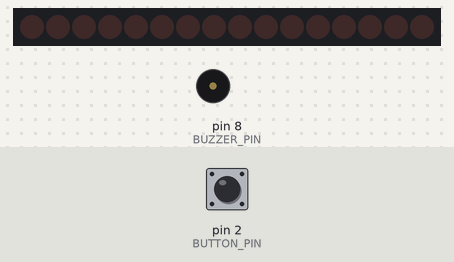
The sketch below on a simulated Arduino Uno, built with avr-gcc and run on an emulated ATmega328P. Parts: 16 shift-register outputs drawn as a row of LEDs (first output left, lit = HIGH), buzzer (waves = sounding). Wiring (inferred from the names in the program): 2 × shift register (74HC595): data pin 11; shift clock pin 12; latch pin 10. Wiring (inferred from the signals the program sends): row of LEDs: on Q0, Q1, Q2, Q3, Q4, Q5, Q6, Q7, Q8, Q9, Q10, Q11, Q12, Q13, Q14, Q15. The test bench sets the inputs (shaded band); at power-on: pin 2 (BUTTON_PIN) HIGH.

Above: at 1.2 s.
1.3 s: pin 2 (BUTTON_PIN) pulled LOW for 0.15 s
At 2.89 s:
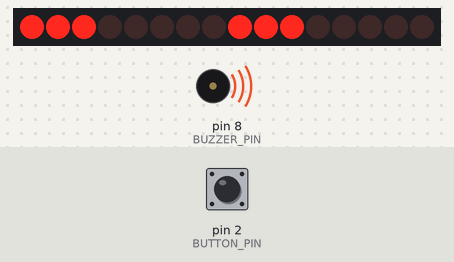
3.1 s: pin 2 (BUTTON_PIN) pulled LOW for 1 s
At 4.4 s:
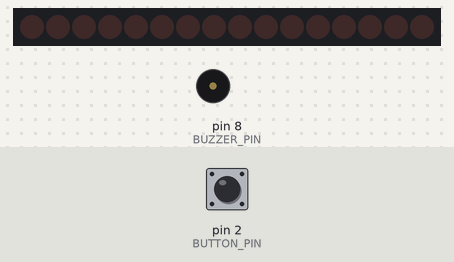
5.6 s: pin 2 (BUTTON_PIN) pulled LOW for 0.15 s
At 6.09 s:
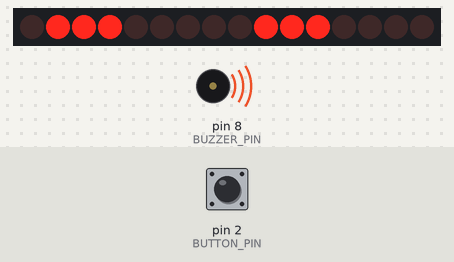
8.7 s: pin 2 (BUTTON_PIN) pulled LOW for 3.2 s
At 9.8 s:
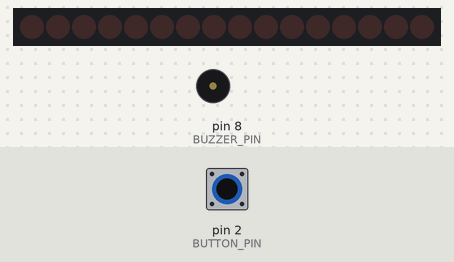
13.4 s: pin 2 (BUTTON_PIN) pulled LOW for 0.15 s
At 17.4 s:
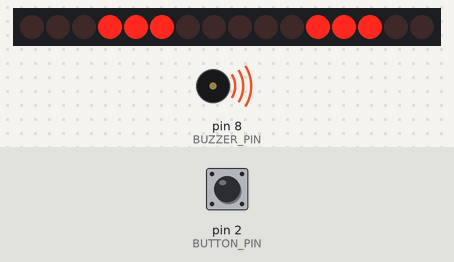
Timing chart, 0 to 32.3 s (numbered marks = the images above; inputs shaded):
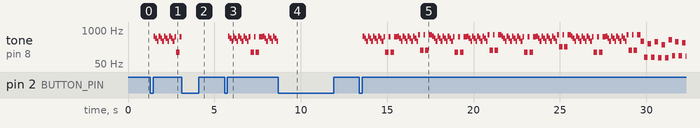

The sketch:

unowenwasher.ino
```cpp
/*
 * U.N. Owen Was Her? - Arduino UNO R3
 * Converted from the uploaded MIDI.
 *
 * Conversion:
 *   - MIDI resolution: 384 ticks/beat
 *   - MIDI tempo: 150 BPM (400 ms/beat)
 *   - Multi-track MIDI reduced to one monophonic melody
 *   - Highest currently active note is kept
 *
 * Wiring:
 *   Button: D2 -> button -> GND
 *   Buzzer: D8 -> resistor -> passive buzzer -> GND
 *
 * Behavior:
 *   Press once  = play from beginning
 *   Press again = stop and reset
 *   Press again = play from beginning
 */

#include <avr/pgmspace.h>
#include <math.h>

#define BUTTON_PIN 2
#define BUZZER_PIN 8

// 74HC595 pins
#define SR_DATA 11    // SER / DS
#define SR_CLOCK 12   // SRCLK / SH_CP
#define SR_LATCH 10   // RCLK / ST_CP

#define MS_PER_BEAT 400UL
#define TICKS_PER_BEAT 384U

bool playing = false;
unsigned int currentNote = 0;

const byte melodyNotes[] PROGMEM = {
  74, 71, 66, 74, 71, 66, 74, 71, 66, 74, 71, 66, 73, 49, 73, 49,
  73, 74, 71, 66, 74, 71, 66, 74, 71, 66, 74, 71, 66, 76, 52, 76,
  52, 76, 74, 71, 66, 74, 71, 66, 74, 71, 66, 74, 71, 66, 73, 49,
  73, 49, 73, 74, 71, 66, 74, 71, 66, 74, 71, 66, 74, 71, 66, 76,
  52, 76, 52, 76, 74, 71, 66, 74, 71, 66, 74, 71, 66, 74, 71, 66,
  73, 49, 73, 49, 73, 74, 71, 66, 74, 71, 66, 74, 71, 66, 74, 71,
  66, 76, 58, 76, 58, 76, 74, 71, 66, 74, 71, 66, 74, 71, 66, 74,
  71, 66, 73, 49, 73, 49, 73, 74, 71, 66, 74, 71, 66, 74, 71, 66,
  74, 71, 66, 76, 52, 76, 52, 76, 66, 42, 62, 42, 65, 41, 61, 41,
  68, 44, 65, 44, 64, 43, 67, 43, 66, 42, 62, 42, 65, 41, 61, 41,
  68, 44, 65, 44, 64, 66, 42, 62, 42, 65, 41, 61, 41, 68, 44, 65,
  44, 64, 43, 67, 43, 66, 42, 62, 42, 65, 41, 61, 41, 80, 44, 77,
  44, 76, 71, 55, 78, 55, 73, 57, 78, 57, 74, 59, 76, 78, 76, 56,
  80, 56, 83, 78, 85, 86, 55, 85, 86, 85, 83, 81, 57, 78, 81, 59,
  76, 78, 59, 74, 71, 55, 78, 55, 73, 57, 78, 57, 74, 59, 76, 78,
  76, 56, 80, 56, 83, 78, 85, 86, 55, 85, 86, 85, 83, 81, 57, 83,
  71, 55, 78, 55, 73, 57, 78, 57, 74, 59, 76, 78, 76, 56, 80, 56,
  83, 78, 85, 86, 55, 85, 86, 85, 83, 81, 57, 78, 81, 59, 76, 78,
  59, 74, 71, 55, 78, 55, 73, 57, 78, 57, 74, 59, 76, 78, 76, 56,
  80, 56, 83, 78, 85, 86, 55, 85, 86, 85, 83, 81, 57, 83, 71, 66,
  47, 64, 71, 66, 47, 64, 71, 66, 47, 64, 71, 66, 47, 64, 71, 66,
  47, 64, 71, 66, 47, 64, 71, 66, 47, 64, 71, 66, 47, 64, 70, 66,
  51, 63, 70, 66, 51, 63, 70, 66, 51, 63, 70, 66, 51, 63, 70, 66,
  51, 63, 70, 66, 51, 63, 70, 66, 51, 63, 70, 66, 37, 63, 70, 66,
  42, 63, 70, 66, 42, 63, 68, 65, 44, 61, 68, 65, 44, 61, 66, 63,
  46, 58, 65, 66, 46, 68, 63, 37, 58, 61, 63, 58, 42, 54, 63, 58,
  42, 54, 65, 61, 44, 56, 65, 61, 44, 56, 65, 62, 44, 56, 65, 66,
  44, 68, 70, 39, 46, 70, 66, 42, 63, 70, 66, 42, 63, 68, 65, 44,
  61, 68, 65, 44, 61, 66, 63, 46, 58, 65, 66, 46, 68, 63, 37, 58,
  61, 63, 58, 42, 54, 63, 58, 42, 54, 65, 61, 44, 56, 65, 61, 44,
  56, 65, 62, 44, 56, 65, 62, 44, 56, 70, 39, 0, 70, 39, 0, 70,
  86, 85, 89, 88, 35, 86, 42, 35, 86, 42, 34, 85, 41, 34, 85, 41,
  37, 89, 44, 37, 89, 44, 36, 88, 43, 36, 88, 43, 47, 86, 42, 35,
  86, 42, 46, 85, 41, 34, 85, 41, 49, 89, 44, 37, 89, 44, 48, 88,
  43, 36, 88, 43, 47, 86, 42, 35, 86, 42, 46, 85, 41, 34, 85, 41,
  49, 89, 44, 49, 89, 44, 48, 88, 43, 48, 88, 43, 66, 42, 62, 42,
  65, 41, 61, 41, 68, 44, 65, 44, 64, 43, 67, 43, 66, 42, 62, 42,
  65, 41, 61, 41, 68, 44, 65, 44, 64, 66, 42, 62, 42, 65, 41, 61,
  41, 68, 44, 65, 44, 64, 43, 67, 43, 66, 42, 62, 42, 65, 41, 61,
  41, 80, 44, 77, 44, 76, 0, 71, 55, 78, 55, 73, 57, 78, 57, 74,
  59, 76, 78, 76, 56, 80, 56, 83, 78, 85, 86, 55, 85, 86, 85, 83,
  81, 57, 78, 81, 59, 76, 78, 59, 74, 71, 55, 78, 55, 73, 57, 78,
  57, 74, 59, 76, 78, 76, 56, 80, 56, 83, 78, 85, 86, 55, 85, 86,
  85, 83, 81, 57, 83, 71, 55, 78, 55, 73, 57, 78, 57, 74, 59, 76,
  78, 76, 56, 80, 56, 83, 78, 85, 86, 55, 85, 86, 85, 83, 81, 57,
  78, 81, 59, 76, 78, 59, 74, 71, 55, 78, 55, 73, 57, 78, 57, 74,
  59, 76, 78, 76, 56, 80, 56, 83, 78, 85, 86, 55, 85, 86, 85, 83,
  81, 57, 83, 74, 71, 66, 74, 71, 66, 74, 71, 66, 74, 71, 66, 73,
  49, 73, 49, 73, 74, 71, 66, 74, 71, 66, 74, 71, 66, 74, 71, 66,
  76, 52, 76, 52, 76, 74, 71, 66, 74, 71, 66, 74, 71, 66, 74, 71,
  66, 73, 49, 73, 49, 73, 74, 71, 66, 74, 71, 66, 74, 71, 66, 74,
  71, 66, 76, 58, 76, 58, 76, 74, 71, 66, 74, 71, 66, 74, 71, 66,
  74, 71, 66, 73, 49, 73, 49, 73, 74, 71, 66, 74, 71, 66, 74, 71,
  66, 74, 71, 66, 76, 52, 76, 52, 76, 66, 42, 62, 42, 65, 41, 61,
  41, 68, 44, 65, 44, 64, 43, 67, 43, 66, 42, 62, 42, 65, 41, 61,
  41, 68, 44, 65, 44, 64, 66, 42, 62, 42, 65, 41, 61, 41, 68, 44,
  65, 44, 64, 43, 67, 43, 66, 42, 62, 42, 65, 41, 61, 41, 80, 44,
  77, 44, 76, 71, 55, 78, 55, 73, 57, 78, 57, 74, 59, 76, 78, 76,
  56, 80, 56, 83, 78, 85, 86, 55, 85, 86, 85, 83, 81, 57, 78, 81,
  59, 76, 78, 59, 74, 71, 55, 78, 55, 73, 57, 78, 57, 74, 59, 76,
  78, 76, 56, 80, 56, 83, 78, 85, 86, 55, 85, 86, 85, 83, 81, 57,
  83, 71, 66, 47, 64, 71, 66, 47, 64, 71, 66, 47, 64, 71, 66, 47,
  64, 71, 66, 47, 64, 71, 66, 47, 64, 71, 66, 47, 64, 71, 66, 47,
  64, 70, 66, 51, 63, 70, 66, 51, 63, 70, 66, 51, 63, 70, 66, 51,
  63, 70, 66, 51, 63, 70, 66, 51, 63, 70, 66, 51, 63, 70, 66, 37,
  63, 70, 66, 42, 63, 70, 66, 42, 63, 68, 65, 44, 61, 68, 65, 44,
  61, 66, 63, 46, 58, 65, 66, 46, 68, 63, 37, 58, 61, 63, 58, 42,
  54, 63, 58, 42, 54, 65, 61, 44, 56, 65, 61, 44, 56, 65, 62, 44,
  56, 65, 66, 44, 68, 70, 39, 46, 70, 66, 42, 63, 70, 66, 42, 63,
  68, 65, 44, 61, 68, 65, 44, 61, 66, 63, 46, 58, 65, 66, 46, 68,
  63, 37, 58, 61, 63, 58, 42, 54, 63, 58, 42, 54, 65, 61, 44, 56,
  65, 61, 44, 56, 65, 62, 44, 56, 65, 62, 44, 56, 70, 39, 0, 70,
  39, 0, 70, 86, 85, 89, 88, 35, 86, 42, 35, 86, 42, 34, 85, 41,
  34, 85, 41, 37, 89, 44, 37, 89, 44, 36, 88, 43, 36, 88, 43, 47,
  86, 42, 35, 86, 42, 46, 85, 41, 34, 85, 41, 49, 89, 44, 37, 89,
  44, 48, 88, 43, 36, 88, 43, 47, 86, 42, 35, 86, 42, 46, 85, 41,
  34, 85, 41, 49, 89, 44, 49, 89, 44, 48, 88, 43, 48, 88, 43, 66,
  42, 62, 42, 65, 41, 61, 41, 68, 44, 65, 44, 64, 43, 67, 43, 66,
  42, 62, 42, 65, 41, 61, 41, 68, 44, 65, 44, 64, 66, 42, 62, 42,
  65, 41, 61, 41, 68, 44, 65, 44, 64, 43, 67, 43, 66, 42, 62, 42,
  65, 41, 61, 41, 80, 44, 77, 44, 76, 0, 71, 55, 78, 55, 73, 57,
  78, 57, 74, 59, 76, 78, 76, 56, 80, 56, 83, 78, 85, 86, 55, 85,
  86, 85, 83, 81, 57, 78, 81, 59, 76, 78, 59, 74, 71, 55, 78, 55,
  73, 57, 78, 57, 74, 59, 76, 78, 76, 56, 80, 56, 83, 78, 85, 86,
  55, 85, 86, 85, 83, 81, 57, 83, 71, 55, 78, 55, 73, 57, 78, 57,
  74, 59, 76, 78, 76, 56, 80, 56, 83, 78, 85, 86, 55, 85, 86, 85,
  83, 81, 57, 78, 81, 59, 76, 78, 59, 74, 71, 55, 78, 55, 73, 57,
  78, 57, 74, 59, 76, 78, 76, 56, 80, 56, 83, 78, 85, 86, 55, 85,
  86, 85, 83, 81, 57, 83,
};

const unsigned int melodyTicks[] PROGMEM = {
  96, 96, 96, 96, 96, 96, 96, 96, 96, 96, 96, 96,
  96, 192, 96, 192, 192, 96, 96, 96, 96, 96, 96, 96,
  96, 96, 96, 96, 96, 96, 192, 96, 192, 192, 96, 96,
  96, 96, 96, 96, 96, 96, 96, 96, 96, 96, 96, 192,
  96, 192, 192, 96, 96, 96, 96, 96, 96, 96, 96, 96,
  96, 96, 96, 96, 192, 96, 192, 192, 96, 96, 96, 96,
  96, 96, 96, 96, 96, 96, 96, 96, 96, 192, 96, 192,
  192, 96, 96, 96, 96, 96, 96, 96, 96, 96, 96, 96,
  96, 96, 192, 96, 192, 192, 96, 96, 96, 96, 96, 96,
  96, 96, 96, 96, 96, 96, 96, 192, 96, 192, 192, 96,
  96, 96, 96, 96, 96, 96, 96, 96, 96, 96, 96, 96,
  192, 96, 192, 192, 192, 192, 192, 192, 192, 192, 192, 192,
  192, 192, 192, 192, 192, 192, 192, 192, 192, 192, 192, 192,
  192, 192, 192, 192, 192, 192, 192, 192, 768, 192, 192, 192,
  192, 192, 192, 192, 192, 192, 192, 192, 192, 192, 192, 192,
  192, 192, 192, 192, 192, 192, 192, 192, 192, 192, 192, 192,
  192, 768, 192, 192, 192, 192, 192, 192, 192, 192, 192, 192,
  192, 192, 192, 192, 192, 192, 192, 192, 192, 96, 96, 192,
  96, 96, 192, 96, 96, 192, 96, 96, 192, 96, 96, 768,
  192, 192, 192, 192, 192, 192, 192, 192, 192, 192, 192, 192,
  192, 192, 192, 192, 192, 192, 192, 96, 96, 192, 96, 96,
  192, 96, 96, 1536, 192, 192, 192, 192, 192, 192, 192, 192,
  192, 192, 192, 192, 192, 192, 192, 192, 192, 192, 192, 96,
  96, 192, 96, 96, 192, 96, 96, 192, 96, 96, 192, 96,
  96, 768, 192, 192, 192, 192, 192, 192, 192, 192, 192, 192,
  192, 192, 192, 192, 192, 192, 192, 192, 192, 96, 96, 192,
  96, 96, 192, 96, 96, 1536, 96, 96, 96, 96, 96, 96,
  96, 96, 96, 96, 96, 96, 96, 96, 96, 96, 96, 96,
  96, 96, 96, 96, 96, 96, 96, 96, 96, 96, 96, 96,
  96, 96, 96, 96, 96, 96, 96, 96, 96, 96, 96, 96,
  96, 96, 96, 96, 96, 96, 96, 96, 96, 96, 96, 96,
  96, 96, 96, 96, 96, 96, 96, 96, 96, 96, 96, 96,
  96, 96, 96, 96, 96, 96, 96, 96, 96, 96, 96, 96,
  96, 96, 96, 96, 96, 96, 96, 96, 96, 96, 384, 192,
  96, 96, 96, 96, 96, 96, 96, 96, 96, 96, 96, 96,
  96, 96, 96, 96, 96, 96, 96, 96, 96, 96, 96, 96,
  96, 96, 384, 192, 192, 96, 96, 96, 96, 96, 96, 96,
  96, 96, 96, 96, 96, 96, 96, 96, 96, 96, 96, 96,
  96, 96, 96, 96, 96, 384, 192, 96, 96, 96, 96, 96,
  96, 96, 96, 96, 96, 96, 96, 96, 96, 96, 96, 96,
  96, 96, 96, 96, 96, 96, 96, 96, 96, 96, 96, 96,
  96, 96, 96, 192, 768, 768, 768, 768, 192, 96, 96, 192,
  96, 96, 192, 96, 96, 192, 96, 96, 192, 96, 96, 192,
  96, 96, 192, 96, 96, 192, 96, 96, 192, 96, 96, 192,
  96, 96, 192, 96, 96, 192, 96, 96, 192, 96, 96, 192,
  96, 96, 192, 96, 96, 192, 96, 96, 192, 96, 96, 192,
  96, 96, 192, 96, 96, 192, 96, 96, 192, 96, 96, 192,
  96, 96, 192, 96, 96, 192, 96, 96, 192, 192, 192, 192,
  192, 192, 192, 192, 192, 192, 192, 192, 192, 192, 192, 192,
  192, 192, 192, 192, 192, 192, 192, 192, 192, 192, 192, 192,
  768, 192, 192, 192, 192, 192, 192, 192, 192, 192, 192, 192,
  192, 192, 192, 192, 192, 192, 192, 192, 192, 192, 192, 192,
  192, 192, 192, 192, 192, 768, 768, 192, 192, 192, 192, 192,
  192, 192, 192, 192, 192, 192, 192, 192, 192, 192, 192, 192,
  192, 192, 96, 96, 192, 96, 96, 192, 96, 96, 192, 96,
  96, 192, 96, 96, 768, 192, 192, 192, 192, 192, 192, 192,
  192, 192, 192, 192, 192, 192, 192, 192, 192, 192, 192, 192,
  96, 96, 192, 96, 96, 192, 96, 96, 1536, 192, 192, 192,
  192, 192, 192, 192, 192, 192, 192, 192, 192, 192, 192, 192,
  192, 192, 192, 192, 96, 96, 192, 96, 96, 192, 96, 96,
  192, 96, 96, 192, 96, 96, 768, 192, 192, 192, 192, 192,
  192, 192, 192, 192, 192, 192, 192, 192, 192, 192, 192, 192,
  192, 192, 96, 96, 192, 96, 96, 192, 96, 96, 1536, 96,
  96, 96, 96, 96, 96, 96, 96, 96, 96, 96, 96, 96,
  192, 96, 192, 192, 96, 96, 96, 96, 96, 96, 96, 96,
  96, 96, 96, 96, 96, 192, 96, 192, 192, 96, 96, 96,
  96, 96, 96, 96, 96, 96, 96, 96, 96, 96, 192, 96,
  192, 192, 96, 96, 96, 96, 96, 96, 96, 96, 96, 96,
  96, 96, 96, 192, 96, 192, 192, 96, 96, 96, 96, 96,
  96, 96, 96, 96, 96, 96, 96, 96, 192, 96, 192, 192,
  96, 96, 96, 96, 96, 96, 96, 96, 96, 96, 96, 96,
  96, 192, 96, 192, 192, 192, 192, 192, 192, 192, 192, 192,
  192, 192, 192, 192, 192, 192, 192, 192, 192, 192, 192, 192,
  192, 192, 192, 192, 192, 192, 192, 192, 192, 768, 192, 192,
  192, 192, 192, 192, 192, 192, 192, 192, 192, 192, 192, 192,
  192, 192, 192, 192, 192, 192, 192, 192, 192, 192, 192, 192,
  192, 192, 768, 192, 192, 192, 192, 192, 192, 192, 192, 192,
  192, 192, 192, 192, 192, 192, 192, 192, 192, 192, 96, 96,
  192, 96, 96, 192, 96, 96, 192, 96, 96, 192, 96, 96,
  768, 192, 192, 192, 192, 192, 192, 192, 192, 192, 192, 192,
  192, 192, 192, 192, 192, 192, 192, 192, 96, 96, 192, 96,
  96, 192, 96, 96, 1536, 96, 96, 96, 96, 96, 96, 96,
  96, 96, 96, 96, 96, 96, 96, 96, 96, 96, 96, 96,
  96, 96, 96, 96, 96, 96, 96, 96, 96, 96, 96, 96,
  96, 96, 96, 96, 96, 96, 96, 96, 96, 96, 96, 96,
  96, 96, 96, 96, 96, 96, 96, 96, 96, 96, 96, 96,
  96, 96, 96, 96, 96, 96, 96, 96, 96, 96, 96, 96,
  96, 96, 96, 96, 96, 96, 96, 96, 96, 96, 96, 96,
  96, 96, 96, 96, 96, 96, 96, 96, 96, 384, 192, 96,
  96, 96, 96, 96, 96, 96, 96, 96, 96, 96, 96, 96,
  96, 96, 96, 96, 96, 96, 96, 96, 96, 96, 96, 96,
  96, 384, 192, 192, 96, 96, 96, 96, 96, 96, 96, 96,
  96, 96, 96, 96, 96, 96, 96, 96, 96, 96, 96, 96,
  96, 96, 96, 96, 384, 192, 96, 96, 96, 96, 96, 96,
  96, 96, 96, 96, 96, 96, 96, 96, 96, 96, 96, 96,
  96, 96, 96, 96, 96, 96, 96, 96, 96, 96, 96, 96,
  96, 96, 192, 768, 768, 768, 768, 192, 96, 96, 192, 96,
  96, 192, 96, 96, 192, 96, 96, 192, 96, 96, 192, 96,
  96, 192, 96, 96, 192, 96, 96, 192, 96, 96, 192, 96,
  96, 192, 96, 96, 192, 96, 96, 192, 96, 96, 192, 96,
  96, 192, 96, 96, 192, 96, 96, 192, 96, 96, 192, 96,
  96, 192, 96, 96, 192, 96, 96, 192, 96, 96, 192, 96,
  96, 192, 96, 96, 192, 96, 96, 192, 192, 192, 192, 192,
  192, 192, 192, 192, 192, 192, 192, 192, 192, 192, 192, 192,
  192, 192, 192, 192, 192, 192, 192, 192, 192, 192, 192, 768,
  192, 192, 192, 192, 192, 192, 192, 192, 192, 192, 192, 192,
  192, 192, 192, 192, 192, 192, 192, 192, 192, 192, 192, 192,
  192, 192, 192, 192, 768, 768, 192, 192, 192, 192, 192, 192,
  192, 192, 192, 192, 192, 192, 192, 192, 192, 192, 192, 192,
  192, 96, 96, 192, 96, 96, 192, 96, 96, 192, 96, 96,
  192, 96, 96, 768, 192, 192, 192, 192, 192, 192, 192, 192,
  192, 192, 192, 192, 192, 192, 192, 192, 192, 192, 192, 96,
  96, 192, 96, 96, 192, 96, 96, 1536, 192, 192, 192, 192,
  192, 192, 192, 192, 192, 192, 192, 192, 192, 192, 192, 192,
  192, 192, 192, 96, 96, 192, 96, 96, 192, 96, 96, 192,
  96, 96, 192, 96, 96, 768, 192, 192, 192, 192, 192, 192,
  192, 192, 192, 192, 192, 192, 192, 192, 192, 192, 192, 192,
  192, 96, 96, 192, 96, 96, 192, 96, 96, 1536,
};

const unsigned int MELODY_LENGTH =
    sizeof(melodyNotes) / sizeof(melodyNotes[0]);

// Send 16 LED bits through the two daisy-chained 74HC595s.
// The first 8 bits go to the second 595, the next 8 to the first 595.
void setLEDs(uint16_t pattern) {
  digitalWrite(SR_LATCH, LOW);

  shiftOut(SR_DATA, SR_CLOCK, MSBFIRST, (pattern >> 8) & 0xFF);
  shiftOut(SR_DATA, SR_CLOCK, MSBFIRST, pattern & 0xFF);

  digitalWrite(SR_LATCH, HIGH);
}

// Turn LEDs into a simple "wing" effect based on the current note.
// MIDI notes are folded into 16 positions so every note produces a
// visible pattern without needing a second large note table.
uint16_t ledPatternForNote(byte note) {
  if (note == 0) {
    return 0;
  }

  int center = note % 8;

  uint16_t pattern = 0;

  // Light a small cluster around the note position.
  pattern |= (uint16_t)1 << center;

  if (center > 0) {
    pattern |= (uint16_t)1 << (center - 1);
  }
  if (center < 7) {
    pattern |= (uint16_t)1 << (center + 1);
  }

  // Mirror the same pattern onto the other 8 LEDs,
  // giving the two wings a symmetrical appearance.
  pattern |= pattern << 8;

  return pattern;
}

int midiToFrequency(byte note) {
  return (int)(440.0 * pow(2.0, ((int)note - 69) / 12.0) + 0.5);
}

void waitForButtonRelease() {
  while (digitalRead(BUTTON_PIN) == LOW) {
    delay(5);
  }
  delay(40);
}

void playSong() {
  while (playing && currentNote < MELODY_LENGTH) {

    byte note = pgm_read_byte(&melodyNotes[currentNote]);
    unsigned int ticks = pgm_read_word(&melodyTicks[currentNote]);

    unsigned long duration =
        ((unsigned long)ticks * MS_PER_BEAT) / TICKS_PER_BEAT;

    if (note == 0) {
      noTone(BUZZER_PIN);
      setLEDs(0);
    } else {
      tone(BUZZER_PIN, midiToFrequency(note));
      setLEDs(ledPatternForNote(note));
    }

    unsigned long startTime = millis();

    while ((unsigned long)(millis() - startTime) < duration) {

      // Press while playing = stop and reset.
      if (digitalRead(BUTTON_PIN) == LOW) {
        noTone(BUZZER_PIN);
        setLEDs(0);
        playing = false;
        currentNote = 0;
        waitForButtonRelease();
        return;
      }

      delay(1);
    }

    currentNote++;
  }

  noTone(BUZZER_PIN);
  setLEDs(0);
  playing = false;
  currentNote = 0;
}

void setup() {
  pinMode(BUTTON_PIN, INPUT_PULLUP);
  pinMode(BUZZER_PIN, OUTPUT);

  pinMode(SR_DATA, OUTPUT);
  pinMode(SR_CLOCK, OUTPUT);
  pinMode(SR_LATCH, OUTPUT);

  noTone(BUZZER_PIN);
  setLEDs(0);
}

void loop() {
  // Press while stopped = start from beginning.
  if (!playing && digitalRead(BUTTON_PIN) == LOW) {
    currentNote = 0;
    playing = true;
    waitForButtonRelease();
    playSong();
  }
}
```

Measured:
- after the input at 1.3 s, tone on pin 8 (BUZZER_PIN): plays 587 Hz for 0.10 s, 494 Hz for 0.10 s, 370 Hz for 0.10 s, 587 Hz for 0.10 s, 494 Hz for 0.10 s, 370 Hz for 0.10 s … (15 notes in this stretch), starting after 0.19 s
- after the input at 5.6 s, tone on pin 8 (BUZZER_PIN): plays 587 Hz for 0.10 s, 494 Hz for 0.10 s, 370 Hz for 0.10 s, 587 Hz for 0.10 s, 494 Hz for 0.10 s, 370 Hz for 0.10 s … (26 notes in this stretch), starting after 0.19 s
- after the input at 13.4 s, tone on pin 8 (BUZZER_PIN): plays 587 Hz for 0.10 s, 494 Hz for 0.10 s, 370 Hz for 0.10 s, 587 Hz for 0.10 s, 494 Hz for 0.10 s, 370 Hz for 0.10 s … (150 notes in this stretch), starting after 0.19 s
